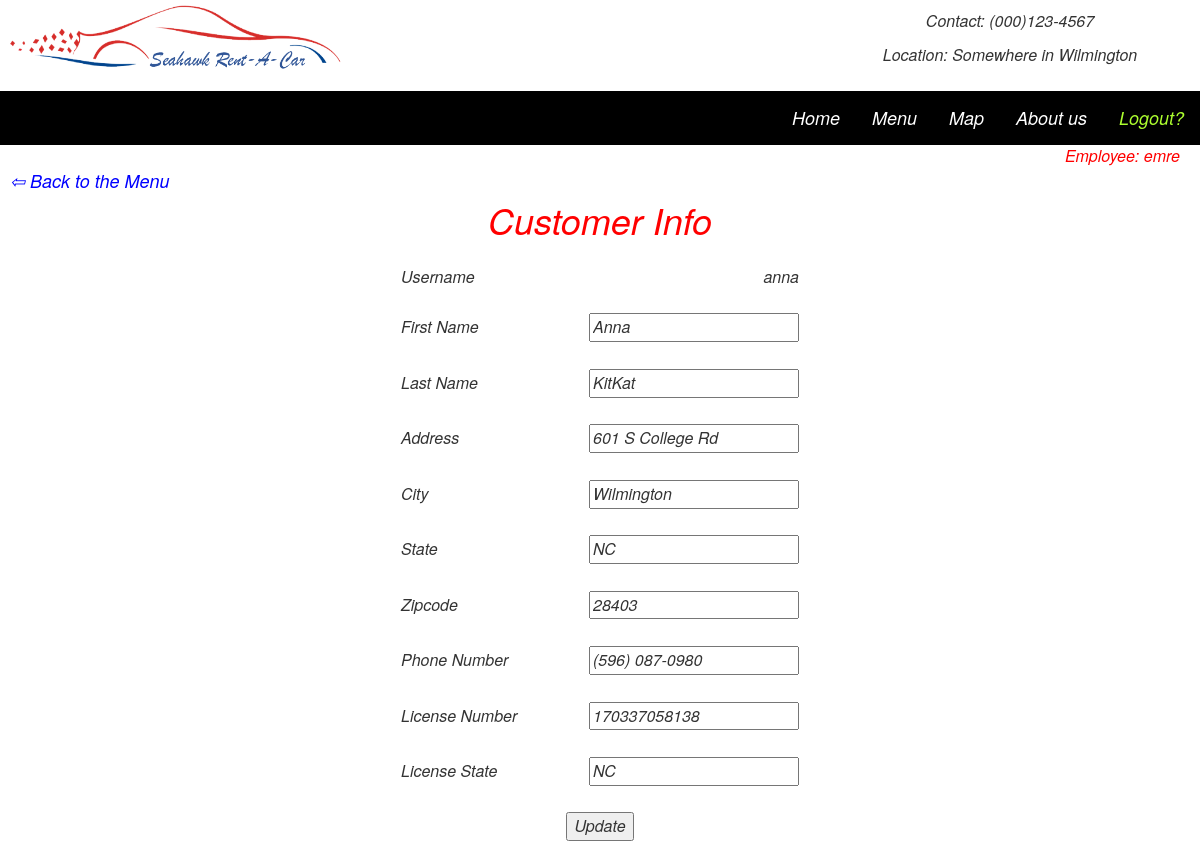
The app's page /PHP/customer.php?id=anna (signed in) with its own data.
### tables this page shows
CREATE TABLE IF NOT EXISTS `customers` (
  `c_username` varchar(20) NOT NULL,
  `first` varchar(20) DEFAULT NULL,
  `last` varchar(20) DEFAULT NULL,
  `address` varchar(100) DEFAULT NULL,
  `city` varchar(20) DEFAULT NULL,
  `state` varchar(5) DEFAULT NULL,
  `zipcode` varchar(9) DEFAULT NULL,
  `phone` varchar(14) DEFAULT NULL,
  `license` varchar(20) DEFAULT NULL,
  `license_state` varchar(5) DEFAULT NULL,
  PRIMARY KEY (`c_username`),
  UNIQUE KEY `c_username` (`c_username`),
  UNIQUE KEY `license` (`license`)
);

### PHP/customer.php (the view, shortened to what this page needs)
<?php
	include('employeeAccessControl.php');
?>
<link rel="stylesheet" type="text/css" href="css/carlisting.css">
<?php
	$c_username = $_GET['id'];
?>
<div style="text-align:right; margin-right:20px; color: red">Employee: <?php echo $username?></div>
<div style="text-align:left; margin-left:10px"><a href="employeeMenu.php" style="color:blue; font-size:18px;margin-right:5px"> &#8678 Back to the Menu</a></div>
<p style="color:red;font-size:36px">Customer Info</p>
<form enctype="multipart/form-data" action="" method="post">
<table width="400" height="600" border="1" bordercolor="white" align="center">
	  <tbody>
		<tr>
		  <td align="left">Username</td>
		  <td align="right"><?php
	  $result=mysqli_query($db, "select c_username from customers where c_username = '$c_username'");
	  $row=mysqli_fetch_assoc($result);
	  echo trim($row['c_username']);?></td>
		</tr>
		<tr>
		  <td align="left">First Name</td>
		  <td align="right"><input type="text" name="first" required="required" value="<?php
	  $result=mysqli_query($db, "select first from customers where c_username = '$c_username'");
	  $row=mysqli_fetch_assoc($result);
	  echo trim($row['first']);
	?>"></td>
		</tr>
		<tr>
		  <td align="left">Last Name</td>
		  <td align="right"><input type="text" name="last" required="required" value="<?php
	  $result=mysqli_query($db, "select last from customers where c_username = '$c_username'");
	  $row=mysqli_fetch_assoc($result);
	  echo trim($row['last']);
	?>"></td>
		</tr>
		<tr>
		  <td align="left">Address</td>
		  <td align="right"><input type="text" name="address" required="required" value="<?php
	  $result=mysqli_query($db, "select address from customers where c_username = '$c_username'");
	  $row=mysqli_fetch_assoc($result);
	  echo trim($row['address']);
	?>"></td>
		</tr>
		<tr>
		  <td align="left">City</td>
		  <td align="right"><input type="text" name="city" required="required" value="<?php
	  $result=mysqli_query($db, "select city from customers where c_username = '$c_username'");
	  $row=mysqli_fetch_assoc($result);
	  echo trim($row['city']);
	?>"></td>
		</tr>
		<tr>
		  <td align="left">State</td>
		  <td align="right"><input type="text" name="state" required="required" maxlength="2" value="<?php
	  $result=mysqli_query($db, "select state from customers where c_username = '$c_username'");
	  $row=mysqli_fetch_assoc($result);
	  echo trim($row['state']);
	?>"></td>
		</tr>
		<tr>
		  <td align="left">Zipcode</td>
		  <td align="right"><input id="zipcode" type="text" name="zipcode" required="required" value="<?php
	  $result=mysqli_query($db, "select zipcode from customers where c_username = '$c_username'");
	  $row=mysqli_fetch_assoc($result);
	  echo trim($row['zipcode']);
	?>"></td>
		</tr>
		<tr>
		  <td align="left">Phone Number</td>
		  <td align="right"><input id="phone" type="text" name="phone" required="required" value="<?php
	  $result=mysqli_query($db, "select phone from customers where c_username = '$c_username'");
	  $row=mysqli_fetch_assoc($result);
	  echo trim($row['phone']);
	?>"></td>
		</tr>
		<tr>
		  <td align="left">License Number</td>
		  <td align="right"><input type="text" name="license" required="required" value="<?php
	  $result=mysqli_query($db, "select license from customers where c_username = '$c_username'");
	  $row=mysqli_fetch_assoc($result);
	  echo trim($row['license']);
	?>"></td>
		</tr>
		<tr>
		  <td align="left">License State</td>
		  <td align="right"><input type="text" name="license_state" required="required" maxlength="2" value="<?php
	  $result=mysqli_query($db, "select license_state from customers where c_username = '$c_username'");
	  $row=mysqli_fetch_assoc($result);
	  echo trim($row['license_state']);
	?>"></td>
		</tr>
		<tr>
		 <td  colspan="2" align="center"><input type="submit" name="update" value="Update"></td>
		</tr>
	  </tbody>
	</table>
</form>

### PHP/employeeAccessControl.php (shortened to what this page needs)
<?php
	if (isset($_SESSION['username'])) {
		$username = $_SESSION['username'];
		include('headerLogin.php');
	}
	else {
		header("Location: index.php");
		die();
	}
?>

### PHP/headerLogin.php (shortened to what this page needs)
<?php
	include("/home/yml4331/connection.php")
?>
<!DOCTYPE html>
<html>
<head>
<link href="css/bootstrap.css" rel="stylesheet" type="text/css">
<link href="jQueryAssets/jquery.ui.core.min.css" rel="stylesheet" type="text/css">
<link href="jQueryAssets/jquery.ui.theme.min.css" rel="stylesheet" type="text/css">
<link href="jQueryAssets/jquery.ui.datepicker.min.css" rel="stylesheet" type="text/css">
</head>
<i><font size="6" align="center"><i><font size="6" align="center">
<div class="row" style="background-color:white;padding:1px hspace=20">
  <div class="col-lg-3"><img src="Images/logo.png" width="350" height="80" align="left"></div>
  <div class="col-lg-5"><i><font size="5" align="center"><br/></br/></div>
  <div class="col-lg-4"><i><font size="3" align="center">Contact: (000)123-4567<br/>Location: Somewhere in Wilmington</br/></div>
</div>
<div class="topnav">
  <a href="logout.php" class="titleButton" style="color: greenyellow">Logout?</a>
  <a href="aboutus.php" class="titleButton">About us</a>
  <a href="map.php" class="titleButton">Map</a>
	<?php
	if (isset($_SESSION['username'])) {
		$result=mysqli_query($db,"SELECT username FROM users WHERE username='$username'");
		$user_type=mysqli_query($db, "SELECT acc_type FROM users WHERE username='$username'");
		$row = mysqli_fetch_assoc($user_type);
		if(mysqli_num_rows($result) == 1)
			{	?>
				<?php if($row['acc_type']=="customer") { ?>
						<a href="customerMenu.php" class="titleButton">Menu</a>
				<?php } else { ?>
						<a href="employeeMenu.php" class="titleButton">Menu</a>
				<?php } ?> <?php
			}
	}
	?>
  <a href="index.php" class="titleButton">Home</a>
</div>
</body>
</html>

### css/carlisting.css (style rules this page uses)
* { box-sizing: border-box; }

### PHP/headerLogin.php (style rules this page uses)
.topnav { overflow: hidden; background-color: black; }
.topnav a { float: right; display: block; color: white; text-align: center; padding: 14px 16px; background-color: black; text-decoration: none; font-size: 18px; }

### records on screen
customers: c_username "anna", first "Anna", last "KitKat", address "601 S College Rd", city "Wilmington", state "NC", zipcode "28403", phone "(596) 087-0980", license "170337058138", license_state "NC"

### other values on screen
$username "emre"
